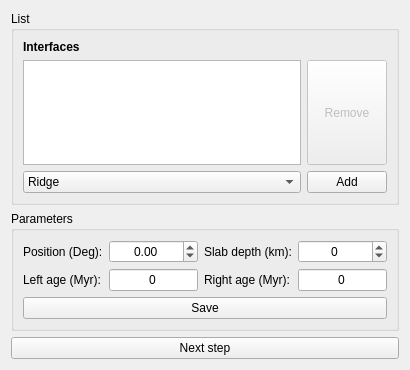
           <widget class="QWidget" name="scrollAreaWidgetContents_2">
            <property name="geometry">
             <rect>
              <x>0</x>
              <y>0</y>
              <width>410</width>
              <height>370</height>
             </rect>
            </property>
            <layout class="QVBoxLayout" name="verticalLayout_6">
             <item>
              <widget class="QGroupBox" name="interfaceGroup">
               <property name="enabled">
                <bool>true</bool>
               </property>
               <property name="title">
                <string>List</string>
               </property>
               <layout class="QGridLayout" name="gridLayout_4">
                <item row="1" column="0" colspan="2">
                 <widget class="QListWidget" name="interfaceList"/>
                </item>
                <item row="1" column="2">
                 <widget class="QPushButton" name="removeInterfaceButton">
                  <property name="enabled">
                   <bool>false</bool>
                  </property>
                  <property name="sizePolicy">
                   <sizepolicy hsizetype="Fixed" vsizetype="Preferred">
                    <horstretch>0</horstretch>
                    <verstretch>0</verstretch>
                   </sizepolicy>
                  </property>
                  <property name="text">
                   <string>Remove</string>
                  </property>
                 </widget>
                </item>
                <item row="2" column="2">
                 <widget class="QPushButton" name="addInterfaceButton">
                  <property name="text">
                   <string>Add</string>
                  </property>
                 </widget>
                </item>
                <item row="2" column="0" colspan="2">
                 <widget class="QComboBox" name="interfaceCombo">
                  <property name="currentIndex">
                   <number>0</number>
                  </property>
                  <item>
                   <property name="text">
                    <string>Ridge</string>
                   </property>
                  </item>
                  <item>
                   <property name="text">
                    <string>Subduction (Left)</string>
                   </property>
                  </item>
                  <item>
                   <property name="text">
                    <string>Subduction (Right)</string>
                   </property>
                  </item>
                  <item>
                   <property name="text">
                    <string>Staple</string>
                   </property>
                  </item>
                 </widget>
                </item>
                <item row="0" column="0">
                 <widget class="QLabel" name="label_32">
                  <property name="styleSheet">
                   <string notr="true">QLabel { font-weight: bold; }</string>
                  </property>
                  <property name="text">
                   <string>Interfaces</string>
                  </property>
                 </widget>
                </item>
               </layout>
              </widget>
             </item>
             <item>
              <widget class="QGroupBox" name="interfaceParametersGroup">
               <property name="enabled">
                <bool>true</bool>
               </property>
               <property name="sizePolicy">
                <sizepolicy hsizetype="Preferred" vsizetype="Preferred">
                 <horstretch>0</horstretch>
                 <verstretch>0</verstretch>
                </sizepolicy>
               </property>
               <property name="title">
                <string>Parameters</string>
               </property>
               <layout class="QGridLayout" name="gridLayout_5">
                <item row="0" column="2">
                 <widget class="QLabel" name="label_14">
                  <property name="text">
                   <string>Slab depth (km):</string>
                  </property>
                 </widget>
                </item>
                <item row="1" column="1">
                 <widget class="QLineEdit" name="interfaceLeftAge">
                  <property name="text">
                   <string>0</string>
                  </property>
                  <property name="maxLength">
                   <number>4</number>
                  </property>
                  <property name="alignment">
                   <set>Qt::AlignCenter</set>
                  </property>
                 </widget>
                </item>
                <item row="1" column="3">
                 <widget class="QLineEdit" name="interfaceRightAge">
                  <property name="text">
                   <string>0</string>
                  </property>
                  <property name="maxLength">
                   <number>4</number>
                  </property>
                  <property name="alignment">
                   <set>Qt::AlignCenter</set>
                  </property>
                 </widget>
                </item>
                <item row="0" column="3">
                 <widget class="QSpinBox" name="slabDepth">
                  <property name="wrapping">
                   <bool>true</bool>
                  </property>
                  <property name="alignment">
                   <set>Qt::AlignCenter</set>
                  </property>
                  <property name="accelerated">
                   <bool>true</bool>
                  </property>
                  <property name="maximum">
                   <number>2900</number>
                  </property>
                 </widget>
                </item>
                <item row="0" column="0">
                 <widget class="QLabel" name="label_20">
                  <property name="text">
                   <string>Position (Deg):</string>
                  </property>
                 </widget>
                </item>
                <item row="1" column="0">
                 <widget class="QLabel" name="label_18">
                  <property name="text">
                   <string>Left age (Myr):</string>
                  </property>
                 </widget>
                </item>
                <item row="1" column="2">
                 <widget class="QLabel" name="label_19">
                  <property name="text">
                   <string>Right age (Myr):</string>
                  </property>
                 </widget>
                </item>
                <item row="0" column="1">
                 <widget class="QDoubleSpinBox" name="interfacePosition">
                  <property name="wrapping">
                   <bool>true</bool>
                  </property>
                  <property name="alignment">
                   <set>Qt::AlignCenter</set>
                  </property>
                  <property name="accelerated">
                   <bool>true</bool>
                  </property>
                  <property name="maximum">
                   <double>359.000000000000000</double>
                  </property>
                 </widget>
                </item>
                <item row="2" column="0" colspan="4">
                 <widget class="QPushButton" name="saveInterfaceParameters">
                  <property name="text">
                   <string>Save</string>
                  </property>
                 </widget>
                </item>
               </layout>
              </widget>
             </item>
             <item>
              <widget class="QPushButton" name="nextInterfaceButton">
               <property name="text">
                <string>Next step</string>
               </property>
              </widget>
             </item>
            </layout>
           </widget>
